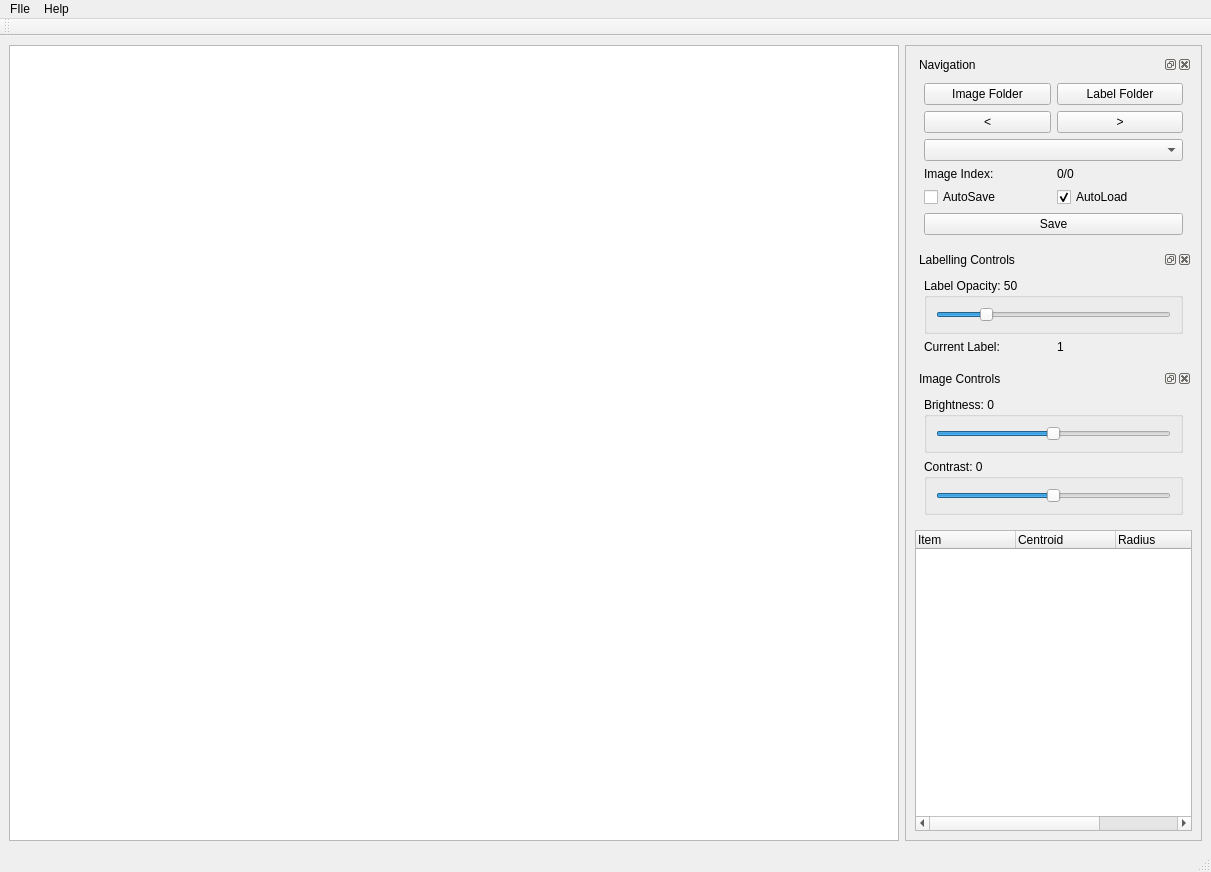
<?xml version="1.0" encoding="UTF-8"?>
<ui version="4.0">
 <class>MainWindow</class>
 <widget class="QMainWindow" name="MainWindow">
  <property name="geometry">
   <rect>
    <x>0</x>
    <y>0</y>
    <width>1211</width>
    <height>872</height>
   </rect>
  </property>
  <property name="windowTitle">
   <string>Pychet Annotator</string>
  </property>
  <widget class="QWidget" name="centralwidget">
   <property name="mouseTracking">
    <bool>true</bool>
   </property>
   <layout class="QGridLayout" name="gridLayout_3">
    <item row="0" column="3">
     <widget class="QFrame" name="frame">
      <property name="frameShape">
       <enum>QFrame::StyledPanel</enum>
      </property>
      <property name="frameShadow">
       <enum>QFrame::Raised</enum>
      </property>
      <layout class="QVBoxLayout" name="verticalLayout_2">
       <item>
        <widget class="QDockWidget" name="dockWidget">
         <property name="sizePolicy">
          <sizepolicy hsizetype="Maximum" vsizetype="Maximum">
           <horstretch>0</horstretch>
           <verstretch>0</verstretch>
          </sizepolicy>
         </property>
         <property name="windowTitle">
          <string>Navigation</string>
         </property>
         <widget class="QWidget" name="dockWidgetContents_2">
          <layout class="QGridLayout" name="gridLayout_4">
           <item row="4" column="0">
            <widget class="QCheckBox" name="autosave_chk">
             <property name="text">
              <string>AutoSave</string>
             </property>
             <property name="checked">
              <bool>false</bool>
             </property>
            </widget>
           </item>
           <item row="0" column="1">
            <widget class="QPushButton" name="label_folder_btn">
             <property name="text">
              <string>Label Folder</string>
             </property>
            </widget>
           </item>
           <item row="1" column="1">
            <widget class="QPushButton" name="next_btn">
             <property name="text">
              <string>&gt;</string>
             </property>
            </widget>
           </item>
           <item row="2" column="0" colspan="2">
            <widget class="QComboBox" name="imageComboBox"/>
           </item>
           <item row="0" column="0">
            <widget class="QPushButton" name="browse_btn">
             <property name="text">
              <string>Image Folder</string>
             </property>
            </widget>
           </item>
           <item row="4" column="1">
            <widget class="QCheckBox" name="autoload_chk">
             <property name="text">
              <string>AutoLoad</string>
             </property>
             <property name="checked">
              <bool>true</bool>
             </property>
            </widget>
           </item>
           <item row="1" column="0">
            <widget class="QPushButton" name="prev_btn">
             <property name="text">
              <string>&lt;</string>
             </property>
            </widget>
           </item>
           <item row="3" column="0">
            <widget class="QLabel" name="label">
             <property name="text">
              <string>Image Index:</string>
             </property>
            </widget>
           </item>
           <item row="3" column="1">
            <widget class="QLabel" name="image_index_label">
             <property name="text">
              <string>0/0</string>
             </property>
            </widget>
           </item>
           <item row="5" column="0" colspan="2">
            <widget class="QPushButton" name="save_btn">
             <property name="text">
              <string>Save</string>
             </property>
            </widget>
           </item>
          </layout>
         </widget>
        </widget>
       </item>
       <item>
        <widget class="QDockWidget" name="dockWidget_2">
         <property name="sizePolicy">
          <sizepolicy hsizetype="Maximum" vsizetype="Maximum">
           <horstretch>0</horstretch>
           <verstretch>0</verstretch>
          </sizepolicy>
         </property>
         <property name="windowTitle">
          <string>Labelling Controls</string>
         </property>
         <widget class="QWidget" name="dockWidgetContents_3">
          <layout class="QGridLayout" name="gridLayout_5">
           <item row="1" column="0">
            <widget class="QLabel" name="static_label1">
             <property name="text">
              <string>Current Label:</string>
             </property>
            </widget>
           </item>
           <item row="1" column="1">
            <widget class="QLabel" name="item_label_txt">
             <property name="text">
              <string>1</string>
             </property>
            </widget>
           </item>
           <item row="0" column="0" colspan="2">
            <widget class="QGroupBox" name="opacityBox">
             <property name="sizePolicy">
              <sizepolicy hsizetype="Preferred" vsizetype="Maximum">
               <horstretch>0</horstretch>
               <verstretch>0</verstretch>
              </sizepolicy>
             </property>
             <property name="title">
              <string>Label Opacity: 50</string>
             </property>
             <layout class="QVBoxLayout" name="verticalLayout_3">
              <item>
               <widget class="QSlider" name="opacity_slider">
                <property name="maximum">
                 <number>255</number>
                </property>
                <property name="value">
                 <number>50</number>
                </property>
                <property name="orientation">
                 <enum>Qt::Horizontal</enum>
                </property>
               </widget>
              </item>
             </layout>
            </widget>
           </item>
          </layout>
         </widget>
        </widget>
       </item>
       <item>
        <widget class="QDockWidget" name="imagecontrol_widget">
         <property name="sizePolicy">
          <sizepolicy hsizetype="Maximum" vsizetype="Maximum">
           <horstretch>0</horstretch>
           <verstretch>0</verstretch>
          </sizepolicy>
         </property>
         <property name="windowTitle">
          <string>Image Controls</string>
         </property>
         <widget class="QWidget" name="dockWidgetContents_5">
          <layout class="QVBoxLayout" name="verticalLayout">
           <item>
            <widget class="QGroupBox" name="brightness_box">
             <property name="title">
              <string>Brightness: 0</string>
             </property>
             <layout class="QHBoxLayout" name="horizontalLayout">
              <item>
               <widget class="QSlider" name="brightness_slider">
                <property name="minimum">
                 <number>-100</number>
                </property>
                <property name="maximum">
                 <number>100</number>
                </property>
                <property name="orientation">
                 <enum>Qt::Horizontal</enum>
                </property>
               </widget>
              </item>
             </layout>
            </widget>
           </item>
           <item>
            <widget class="QGroupBox" name="contrast_box">
             <property name="title">
              <string>Contrast: 0</string>
             </property>
             <layout class="QHBoxLayout" name="horizontalLayout_2">
              <item>
               <widget class="QSlider" name="contrast_slider">
                <property name="minimum">
                 <number>-100</number>
                </property>
                <property name="maximum">
                 <number>100</number>
                </property>
                <property name="orientation">
                 <enum>Qt::Horizontal</enum>
                </property>
               </widget>
              </item>
             </layout>
            </widget>
           </item>
          </layout>
         </widget>
        </widget>
       </item>
       <item>
        <widget class="QTreeWidget" name="treeWidget">
         <property name="sizePolicy">
          <sizepolicy hsizetype="Minimum" vsizetype="Expanding">
           <horstretch>0</horstretch>
           <verstretch>0</verstretch>
          </sizepolicy>
         </property>
         <column>
          <property name="text">
           <string>Item</string>
          </property>
         </column>
         <column>
          <property name="text">
           <string>Centroid</string>
          </property>
         </column>
         <column>
          <property name="text">
           <string>Radius</string>
          </property>
         </column>
         <column>
          <property name="text">
           <string>Label</string>
          </property>
         </column>
        </widget>
       </item>
      </layout>
     </widget>
    </item>
    <item row="0" column="0" colspan="3">
     <widget class="QGraphicsView" name="graphicsView"/>
    </item>
   </layout>
  </widget>
  <widget class="QMenuBar" name="menubar">
   <property name="geometry">
    <rect>
     <x>0</x>
     <y>0</y>
     <width>1211</width>
     <height>25</height>
    </rect>
   </property>
   <widget class="QMenu" name="menuFIle">
    <property name="title">
     <string>FIle</string>
    </property>
    <addaction name="separator"/>
    <addaction name="actionOpen_Folder"/>
    <addaction name="separator"/>
    <addaction name="actionLoad_Label"/>
    <addaction name="actionSave_Label"/>
    <addaction name="separator"/>
    <addaction name="actionExit_3"/>
   </widget>
   <widget class="QMenu" name="menuHere">
    <property name="title">
     <string>Help</string>
    </property>
    <addaction name="actionAbout"/>
   </widget>
   <addaction name="menuFIle"/>
   <addaction name="menuHere"/>
  </widget>
  <widget class="QToolBar" name="toolBar">
   <property name="windowTitle">
    <string>toolBar</string>
   </property>
   <attribute name="toolBarArea">
    <enum>TopToolBarArea</enum>
   </attribute>
   <attribute name="toolBarBreak">
    <bool>false</bool>
   </attribute>
  </widget>
  <widget class="QStatusBar" name="statusBar"/>
  <action name="actionBrowse">
   <property name="text">
    <string>Browse</string>
   </property>
  </action>
  <action name="actionExit">
   <property name="text">
    <string>Exit</string>
   </property>
  </action>
  <action name="actionExit_2">
   <property name="text">
    <string>Exit</string>
   </property>
  </action>
  <action name="actionOpen_Folder">
   <property name="text">
    <string>Open Folder</string>
   </property>
  </action>
  <action name="actionLoad_Label">
   <property name="text">
    <string>Load Label</string>
   </property>
  </action>
  <action name="actionSave_Label">
   <property name="text">
    <string>Save Label</string>
   </property>
  </action>
  <action name="actionExit_3">
   <property name="text">
    <string>Exit</string>
   </property>
  </action>
  <action name="actionAbout">
   <property name="text">
    <string>About</string>
   </property>
  </action>
 </widget>
 <resources/>
 <connections/>
</ui>
